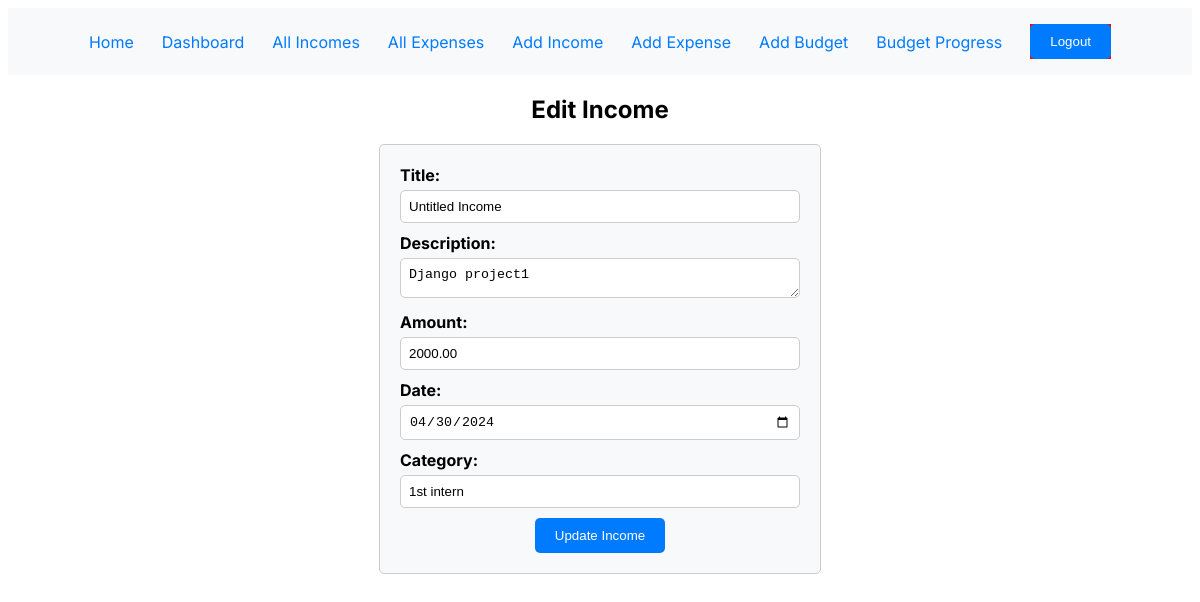
The page /edit_income/2/ (signed in) on the database its author committed.
### tracker/models.py (models this page shows, shortened)
class Income(models.Model):
    user = models.ForeignKey(User, on_delete=models.CASCADE)
    source = models.CharField(max_length=100)
    amount = models.DecimalField(max_digits=10, decimal_places=2)
    date = models.DateField()
    description = models.TextField()
    title = models.CharField(max_length=100,default="Untitled Income")

### tracker/views.py (the view)
# urls.py: path('edit_income/<int:id>/', views.edit_income, name='edit_income'),
def edit_income(request, id):
    income = get_object_or_404(Income, id=id, user=request.user)
    if request.method == 'POST':
        form = IncomeForm(request.POST, instance=income)
        if form.is_valid():
            form.save()
            return redirect('all_incomes')
    else:
        form = IncomeForm(instance=income)
    return render(request, 'tracker/edit_income.html', {'form': form})

### tracker/forms.py
class IncomeForm(forms.ModelForm):
    title = forms.CharField(max_length=100)
    class Meta:
        model = Income
        fields = ['title','source', 'amount', 'date', 'description']
        widgets = {
            'date': DateInput(attrs={'max': date.today().isoformat()}),
        }

### tracker/templates/tracker/edit_income.html (shortened to what this page needs)
{% extends 'tracker/base.html' %}
{% block content %}
<h2>Edit Income</h2>
<form method="post" class="edit-income">
    <label for="id_title">Title:</label>
    {{ form.title }}
    <label for="id_description">Description:</label>
    {{ form.description }}
    <label for="id_amount">Amount:</label>
    {{ form.amount }}
    <label for="id_date">Date:</label>
    {{ form.date }}
    <label for="id_source">Category:</label>
    {{ form.source }}
    <button type="submit">Update Income</button>
</form>
{% endblock %}

### tracker/templates/tracker/base.html (style rules this page uses)
body { font-family: 'Inter', sans-serif; }

### tracker/templates/tracker/edit_income.html (style rules this page uses)
h2 { text-align: center; }
.edit-income { text-align: center; max-width: 400px; margin: 0 auto; padding: 20px; border: 1px solid #ccc; border-radius: 5px; background-color: #f8f9fa; }
form label { display: block; text-align: start; margin-bottom: 5px; font-weight: bold; }
form input[type="text"], form input[type="number"], form input[type="date"] { width: 100%; padding: 8px; margin-bottom: 10px; border: 1px solid #ccc; border-radius: 5px; box-sizing: border-box; }
form textarea { width: 100%; height: 40px; padding: 8px; margin-bottom: 10px; border: 1px solid #ccc; border-radius: 5px; box-sizing: border-box; }
form button[type="submit"] { background-color: #007bff; color: #fff; border: none; padding: 10px 20px; border-radius: 5px; cursor: pointer; }

### rows shown on the page
Income: title "Untitled Income", description "Django project1", amount "2000.00", date "04/30/2024", source "1st intern"
